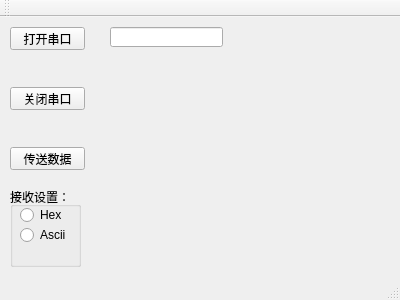
<?xml version="1.0" encoding="UTF-8"?>
<ui version="4.0">
 <class>MainWindow</class>
 <widget class="QMainWindow" name="MainWindow">
  <property name="geometry">
   <rect>
    <x>0</x>
    <y>0</y>
    <width>400</width>
    <height>300</height>
   </rect>
  </property>
  <property name="windowTitle">
   <string>MainWindow</string>
  </property>
  <widget class="QWidget" name="centralWidget">
   <widget class="QPushButton" name="openMyComBtn">
    <property name="geometry">
     <rect>
      <x>10</x>
      <y>10</y>
      <width>75</width>
      <height>23</height>
     </rect>
    </property>
    <property name="text">
     <string>打开串口</string>
    </property>
   </widget>
   <widget class="QPushButton" name="closeMyComBtn">
    <property name="geometry">
     <rect>
      <x>10</x>
      <y>70</y>
      <width>75</width>
      <height>23</height>
     </rect>
    </property>
    <property name="text">
     <string>关闭串口</string>
    </property>
   </widget>
   <widget class="QPushButton" name="sendMsgBtn">
    <property name="geometry">
     <rect>
      <x>10</x>
      <y>130</y>
      <width>75</width>
      <height>23</height>
     </rect>
    </property>
    <property name="text">
     <string>传送数据</string>
    </property>
   </widget>
   <widget class="QLineEdit" name="sendMsgLineEdit">
    <property name="geometry">
     <rect>
      <x>110</x>
      <y>10</y>
      <width>113</width>
      <height>20</height>
     </rect>
    </property>
   </widget>
   <widget class="QGroupBox" name="groupBox">
    <property name="geometry">
     <rect>
      <x>10</x>
      <y>170</y>
      <width>71</width>
      <height>80</height>
     </rect>
    </property>
    <property name="title">
     <string>接收设置：</string>
    </property>
    <widget class="QRadioButton" name="HexBtn">
     <property name="geometry">
      <rect>
       <x>10</x>
       <y>20</y>
       <width>89</width>
       <height>16</height>
      </rect>
     </property>
     <property name="text">
      <string>Hex</string>
     </property>
    </widget>
    <widget class="QRadioButton" name="AsciiBtn">
     <property name="geometry">
      <rect>
       <x>10</x>
       <y>40</y>
       <width>89</width>
       <height>16</height>
      </rect>
     </property>
     <property name="text">
      <string>Ascii</string>
     </property>
    </widget>
   </widget>
   <widget class="QWidget" name="">
    <property name="geometry">
     <rect>
      <x>250</x>
      <y>10</y>
      <width>125</width>
      <height>22</height>
     </rect>
    </property>
    <layout class="QHBoxLayout" name="horizontalLayout">
     <item>
      <widget class="QLabel" name="label">
       <property name="text">
        <string>选择串口</string>
       </property>
       <property name="buddy">
        <cstring>selectSerialPortBtn</cstring>
       </property>
      </widget>
     </item>
     <item>
      <widget class="QComboBox" name="selectSerialPortBtn">
       <item>
        <property name="text">
         <string>com5</string>
        </property>
       </item>
       <item>
        <property name="text">
         <string>com1</string>
        </property>
       </item>
       <item>
        <property name="text">
         <string>com2</string>
        </property>
       </item>
      </widget>
     </item>
    </layout>
   </widget>
  </widget>
  <widget class="QMenuBar" name="menuBar">
   <property name="geometry">
    <rect>
     <x>0</x>
     <y>0</y>
     <width>400</width>
     <height>23</height>
    </rect>
   </property>
  </widget>
  <widget class="QToolBar" name="mainToolBar">
   <attribute name="toolBarArea">
    <enum>TopToolBarArea</enum>
   </attribute>
   <attribute name="toolBarBreak">
    <bool>false</bool>
   </attribute>
  </widget>
  <widget class="QStatusBar" name="statusBar"/>
 </widget>
 <layoutdefault spacing="6" margin="11"/>
 <resources/>
 <connections/>
</ui>
